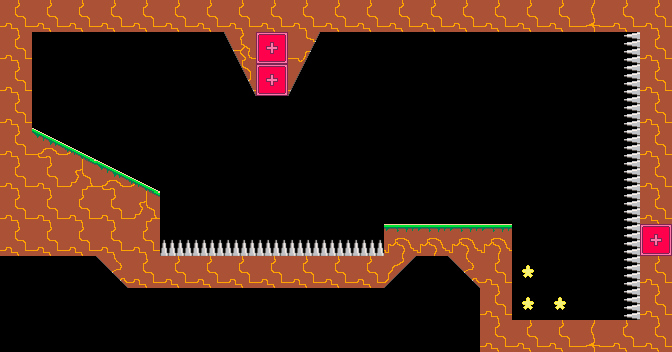

Tiled map render using the project's own tile images. Description and the whole map definition, tile-layer contents included, below:
An orthogonal 21x11 tile map with 32x32 px tiles, 1 tile layer (tiles) and 2 objects (spawn).

<map version="1.10" tiledversion="1.11.0" orientation="orthogonal" renderorder="right-down" width="21" height="11" tilewidth="32" tileheight="32" infinite="0" nextlayerid="3" nextobjectid="3">
 <editorsettings>
  <export target="../../../assets/levels/016.json" format="json" />
 </editorsettings>
 <tileset firstgid="1" source="../tileset.tsx" />
 <layer id="1" name="tiles" width="21" height="11">
  <data encoding="csv">
33,33,33,33,33,33,33,33,33,33,33,33,33,33,33,33,33,33,37,33,33,
33,0,0,0,0,0,0,17,19,18,0,0,0,0,0,0,0,0,0,25,33,
33,0,0,0,0,0,0,23,19,24,0,0,0,0,0,0,0,0,0,25,33,
33,0,0,0,0,0,0,0,13,0,0,0,0,0,0,0,0,0,0,25,33,
33,3,4,0,0,0,0,0,0,0,0,0,0,0,0,0,0,0,0,25,33,
33,33,35,3,4,0,0,0,0,0,0,0,0,0,0,0,0,0,0,25,33,
33,33,33,33,35,13,13,13,13,13,13,0,0,0,0,0,0,0,0,25,33,
33,33,33,33,33,20,20,20,20,20,20,20,26,26,26,26,0,0,0,25,19,
0,0,0,21,33,33,33,33,33,33,33,33,22,0,21,33,14,0,0,25,33,
0,0,0,0,0,0,0,0,0,0,0,0,0,0,0,33,14,14,0,25,33,
0,0,0,0,0,0,0,0,0,0,0,0,0,0,0,33,33,33,37,33,33
</data>
 </layer>
 <objectgroup id="2" name="spawn">
  <object id="1" name="spawn" x="64" y="96">
   <point />
  </object>
  <object id="2" x="232" y="123.5" width="86" height="19">
   <text wrap="1">$TUTORIAL3</text>
  </object>
 </objectgroup>
</map>
